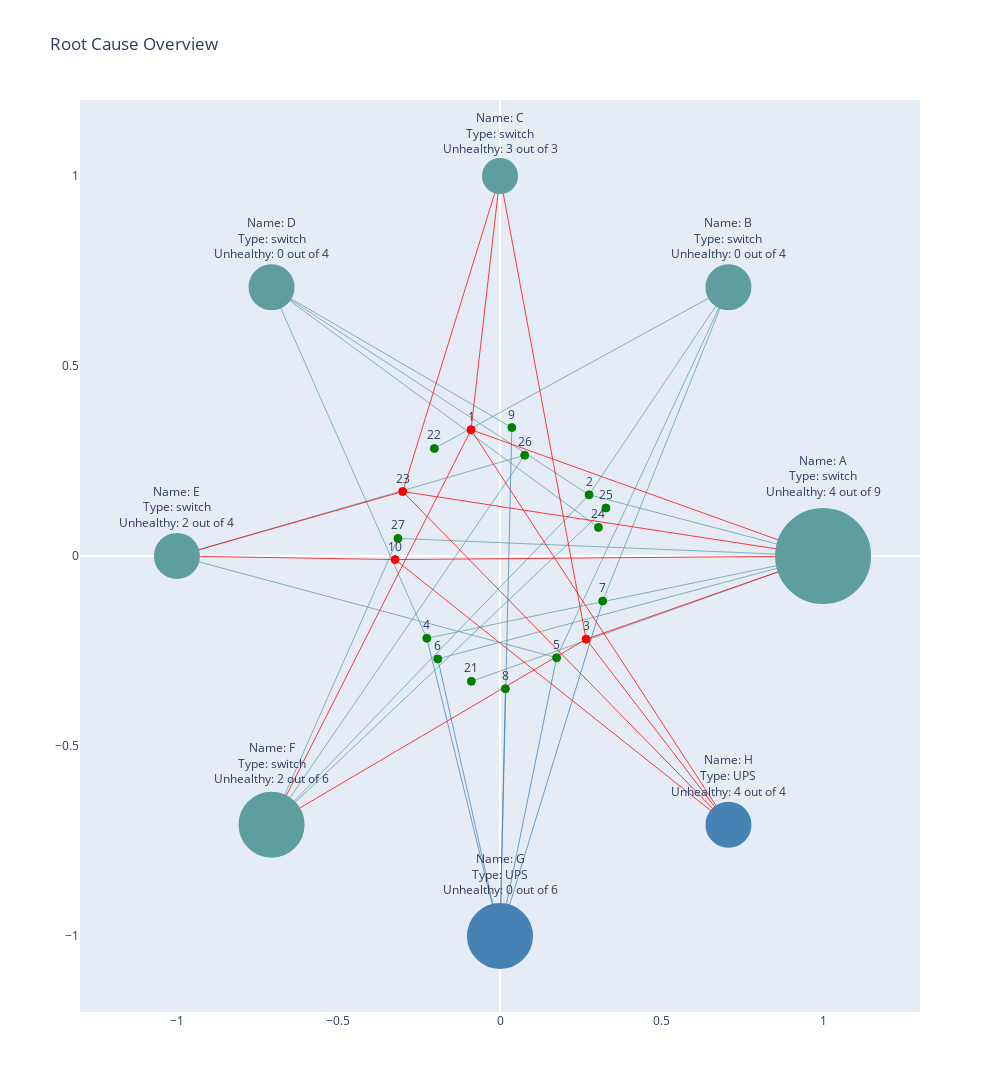

Notebook code for this chart:
### Code cell
# plot figure:
fig = go.Figure(data=display_data, layout=layout)
    
fig.show()

### Figure 1 — Plotly figure (JSON) as saved in the notebook; plotly's stock layout.template omitted (floating-point values rounded to 4 significant figures)
{"data": [{"hoverinfo": "none", "line": {"color": "cadetblue", "width": 0.75}, "mode": "lines", "opacity": 1, "type": "scatter", "x": [1, -0.1925, null, 1, -0.08871, null, 1, -0.3159, null, 1, 0.2757, null, 1, -0.2265, null, 0.7071, 0.2757, null, 0.7071, 0.3179, null, 0.7071, -0.2032, null, 0.7071, 0.1753, null, -0.7071, -0.2265, null, -0.7071, 0.03665, null, -0.7071, 0.3047, null, -0.7071, 0.2757, null, -1, 0.1753, null, -1, 0.07645, null, -0.7071, 0.3278, null, -0.7071, 0.07645, null, -0.7071, -0.3159, null, -0.7071, 0.2757, null], "y": [0, -0.2708, null, 0, -0.3299, null, 0, 0.04623, null, 0, 0.161, null, 0, -0.2165, null, 0.7071, 0.161, null, 0.7071, -0.1186, null, 0.7071, 0.283, null, 0.7071, -0.2676, null, 0.7071, -0.2165, null, 0.7071, 0.3378, null, 0.7071, 0.07531, null, 0.7071, 0.161, null, 1.225e-16, -0.2676, null, 1.225e-16, 0.2652, null, -0.7071, 0.1264, null, -0.7071, 0.2652, null, -0.7071, 0.04623, null, -0.7071, 0.161, null]}, {"hoverinfo": "none", "line": {"color": "steelblue", "width": 0.75}, "mode": "lines", "opacity": 1, "type": "scatter", "x": [-1.837e-16, -0.2265, null, -1.837e-16, 0.1753, null, -1.837e-16, -0.1925, null, -1.837e-16, 0.3179, null, -1.837e-16, 0.01666, null, -1.837e-16, 0.03665, null], "y": [-1, -0.2165, null, -1, -0.2676, null, -1, -0.2708, null, -1, -0.1186, null, -1, -0.3494, null, -1, 0.3378, null]}, {"hoverinfo": "none", "line": {"color": "red", "width": 0.75}, "mode": "lines", "opacity": 1, "type": "scatter", "x": [-0.08964, 1, null, -0.08964, 6.123e-17, null, -0.08964, -0.7071, null, 0.2665, 6.123e-17, null, 0.2665, 1, null, 0.2665, -0.7071, null, -0.3247, -1, null, -0.3247, 1, null, -0.3012, -1, null, -0.3012, 6.123e-17, null, -0.3012, 1, null], "y": [0.3324, 0, null, 0.3324, 1, null, 0.3324, -0.7071, null, -0.2189, 1, null, -0.2189, 0, null, -0.2189, -0.7071, null, -0.009447, 1.225e-16, null, -0.009447, 0, null, 0.1696, 1.225e-16, null, 0.1696, 1, null, 0.1696, 0, null]}, {"hoverinfo": "none", "line": {"color": "red", "width": 0.75}, "mode": "lines", "opacity": 1, "type": "scatter", "x": [-0.08964, 0.7071, null, 0.2665, 0.7071, null, -0.3247, 0.7071, null, -0.3012, 0.7071, null], "y": [0.3324, -0.7071, null, -0.2189, -0.7071, null, -0.009447, -0.7071, null, 0.1696, -0.7071, null]}, {"hoverinfo": "text", "hovertext": ["Name: A<br>Type: switch<br>Unhealthy: 4 out of 9", "Name: B<br>Type: switch<br>Unhealthy: 0 out of 4", "Name: C<br>Type: switch<br>Unhealthy: 3 out of 3", "Name: D<br>Type: switch<br>Unhealthy: 0 out of 4", "Name: E<br>Type: switch<br>Unhealthy: 2 out of 4", "Name: F<br>Type: switch<br>Unhealthy: 2 out of 6"], "marker": {"color": "cadetblue", "line": {"color": "cadetblue", "width": 6}, "opacity": 1, "size": [90, 40, 30, 40, 40, 60], "symbol": "circle"}, "mode": "markers+text", "text": ["Name: A<br>Type: switch<br>Unhealthy: 4 out of 9", "Name: B<br>Type: switch<br>Unhealthy: 0 out of 4", "Name: C<br>Type: switch<br>Unhealthy: 3 out of 3", "Name: D<br>Type: switch<br>Unhealthy: 0 out of 4", "Name: E<br>Type: switch<br>Unhealthy: 2 out of 4", "Name: F<br>Type: switch<br>Unhealthy: 2 out of 6"], "textposition": "top center", "type": "scatter", "x": [1, 0.7071, 6.123e-17, -0.7071, -1, -0.7071], "y": [0, 0.7071, 1, 0.7071, 1.225e-16, -0.7071]}, {"hoverinfo": "text", "hovertext": ["Name: G<br>Type: UPS<br>Unhealthy: 0 out of 6", "Name: H<br>Type: UPS<br>Unhealthy: 4 out of 4"], "marker": {"color": "steelblue", "line": {"color": "steelblue", "width": 6}, "opacity": 1, "size": [60, 40]}, "mode": "markers+text", "text": ["Name: G<br>Type: UPS<br>Unhealthy: 0 out of 6", "Name: H<br>Type: UPS<br>Unhealthy: 4 out of 4"], "textposition": "top center", "type": "scatter", "x": [-1.837e-16, 0.7071], "y": [-1, -0.7071]}, {"hoverinfo": "text", "hovertext": ["2", "4", "5", "6", "7", "9", "21", "22", "24", "26", "27", "25", "8"], "marker": {"color": "green", "line": {"color": "green", "width": 1}, "opacity": 1, "size": 8, "symbol": "circle"}, "mode": "markers+text", "text": ["2", "4", "5", "6", "7", "9", "21", "22", "24", "26", "27", "25", "8"], "textposition": "top center", "type": "scatter", "x": [0.2757, -0.2265, 0.1753, -0.1925, 0.3179, 0.03665, -0.08871, -0.2032, 0.3047, 0.07645, -0.3159, 0.3278, 0.01666], "y": [0.161, -0.2165, -0.2676, -0.2708, -0.1186, 0.3378, -0.3299, 0.283, 0.07531, 0.2652, 0.04623, 0.1264, -0.3494]}, {"hoverinfo": "text", "hovertext": ["1", "3", "10", "23"], "marker": {"color": "red", "line": {"color": "red", "width": 1}, "opacity": 1, "size": 8, "symbol": "circle"}, "mode": "markers+text", "text": ["1", "3", "10", "23"], "textposition": "top center", "type": "scatter", "x": [-0.08964, 0.2665, -0.3247, -0.3012], "y": [0.3324, -0.2189, -0.009447, 0.1696]}], "layout": {"height": 1100, "hoverlabel": {"bgcolor": "white", "font": {"family": "Rockwell", "size": 26}}, "hovermode": "closest", "showlegend": false, "title": {"text": "Root Cause Overview"}, "width": 1000, "xaxis": {"range": [-1.3, 1.3], "showgrid": false}, "yaxis": {"range": [-1.2, 1.2], "showgrid": false}}}
